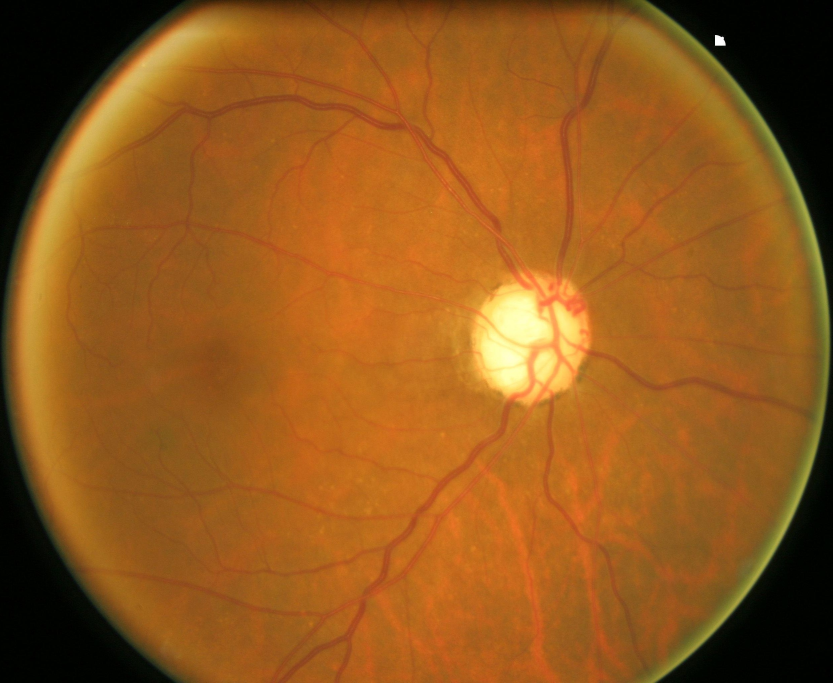
#> input picture 158.jpg, 2499 x 2048 px (shown at 1/3 size)
$ python Codigo.py   (older library calls are emulated)
#> lines starting #> are read from the running program, lines starting #| are printed output that depends on the picture; after the words box and inside, x2 and y2 are one past the last pixel; in counts of white or black regions, pixels touching at a corner belong together
#Integrantes
#Juan Carlos Cañón Cárdenas
#Ibsen Anneth Sánchez Hernández
#Diana Carolina Rojas Orjuela

from matplotlib import pyplot as plt
import cv2
import numpy as np
import math

# Redefinir variables y volver a cargar la imagen
image_path = "158.jpg"
image = cv2.imread(image_path)
#> image is the input picture: shape (2048, 2499, 3); mean B, G, R 28.5, 88.4, 146.8
image_rgb = cv2.cvtColor(image, cv2.COLOR_BGR2RGB)

# Volver a cargar el canal verde
r,g,b = cv2.split(image_rgb)
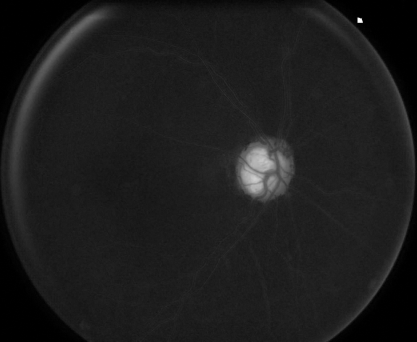
#> b: shape (2048, 2499) (shown at 1/6 size); min 0, max 255, mean 28.5

# Procesar la imagen con Sobel y aplicar el umbral de Otsu
sobel_x = cv2.Sobel(g, cv2.CV_64F, 1, 0, ksize=3)
sobel_y = cv2.Sobel(g, cv2.CV_64F, 0, 1, ksize=3)
sobel_combined = cv2.magnitude(sobel_x, sobel_y)
sobel_combined = np.uint8(np.absolute(sobel_combined))
_, otsu_thresholded = cv2.threshold(sobel_combined, 0, 255, cv2.THRESH_BINARY + cv2.THRESH_OTSU)
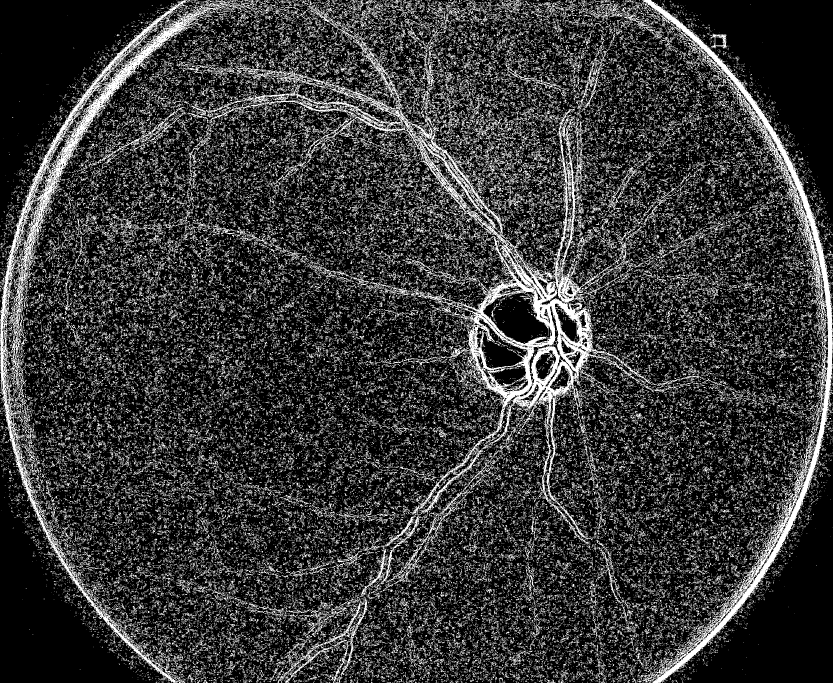
#> otsu_thresholded: shape (2048, 2499) (shown at 1/3 size); 21.7% white in thin lines or dots

# Aplicar filtro de mediana
median_filtered = cv2.medianBlur(otsu_thresholded, 5)
#> median_filtered: shape (2048, 2499); 11.3% white; 18483 white regions (14695 under 20 px), largest, box (x1, y1, x2, y2) and area: (702, 88, 1954, 1543) 124548, (0, 0, 685, 2048) 81608, (1929, 0, 2499, 2048) 72740

# Dilatar la máscara y mejorarla con operación de cierre
kernel = np.ones((5, 5), np.uint8)
dilated_mask = cv2.dilate(median_filtered, kernel, iterations=1)
#> dilated_mask: shape (2048, 2499); 30.4% white; 8372 white regions (4 under 20 px), largest, box (x1, y1, x2, y2) and area: (563, 0, 2114, 1791) 315372, (0, 0, 828, 2048) 143650, (1766, 0, 2499, 2048) 126262
mascara_mejorada = cv2.morphologyEx(dilated_mask, cv2.MORPH_CLOSE, kernel, iterations=2)
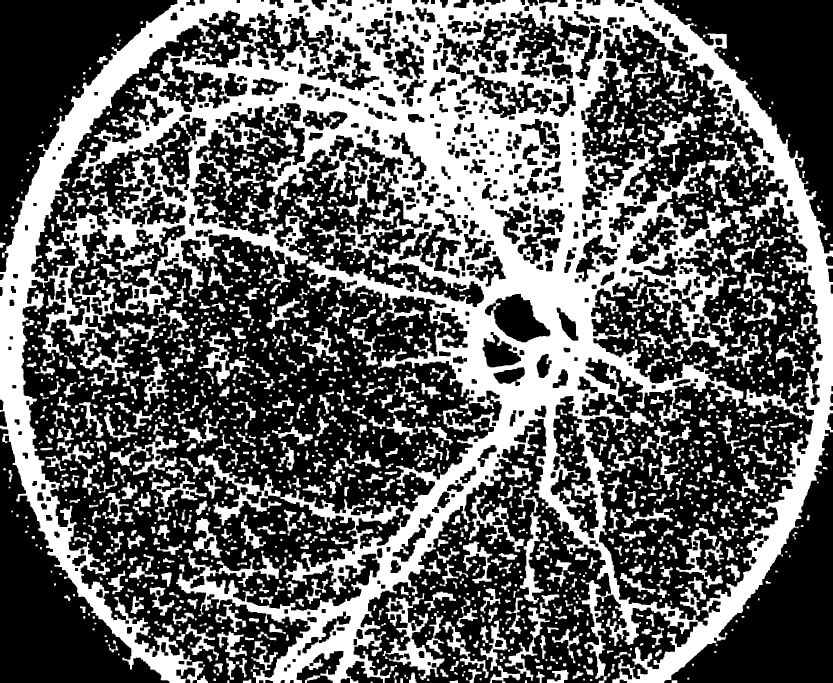
#> mascara_mejorada: shape (2048, 2499) (shown at 1/3 size); 39% white; 1634 white regions (1 under 20 px), largest, box (x1, y1, x2, y2) and area: (0, 0, 2499, 2048) 1524815, (593, 1360, 844, 1576) 10884, (1555, 1460, 1631, 1812) 7512

# Invertir la máscara mejorada
mascara_invertida_mejorada = cv2.bitwise_not(mascara_mejorada)

# Aplicar la máscara a la imagen original
imagen_filtrada_mejorada = cv2.bitwise_and(image_rgb, image_rgb, mask=mascara_invertida_mejorada)
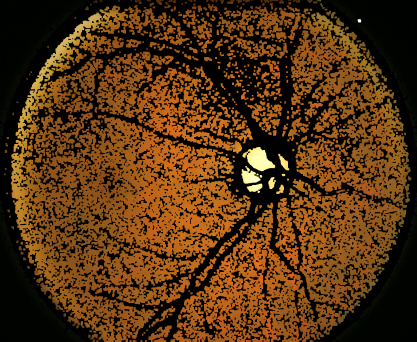
#> imagen_filtrada_mejorada: shape (2048, 2499, 3) (shown at 1/6 size); mean R, G, B 83.6, 50.2, 15.7

# Realizar interpolación para rellenar las áreas borradas
imagen_rellenada_mejorada = cv2.inpaint(image_rgb, mascara_mejorada, inpaintRadius=3, flags=cv2.INPAINT_TELEA)


# Aplicar filtro gaussiano al canal rojo para suavizar la imagen y reducir el ruido
canal_rojo_suavizado = cv2.GaussianBlur(r, (5, 5), 0)

# Mostrar el canal rojo suavizado
plt.imshow(canal_rojo_suavizado, cmap='gray')
plt.title('Canal Rojo Suavizado')
plt.axis('off')
plt.show()

# Calcular y mostrar el histograma del canal rojo suavizado
plt.figure(figsize=(8, 5))
plt.hist(canal_rojo_suavizado.ravel(), bins=256, range=(0, 256), color='red', alpha=0.7)
plt.title('Histograma del Canal Rojo Suavizado')
plt.xlabel('Intensidad de los píxeles')
plt.ylabel('Frecuencia')
plt.show()

# Fragmento de código para aplicar umbralización iterativa descendente y detectar contornos
umbral_inicial = 255
incremento_descendente = 2
contornos_detectados = []

# Iterar el proceso de umbralización desde 255 hasta 0 en decrementos de 10
for umbral in range(umbral_inicial, 0, -incremento_descendente):
    # Aplicar umbral binario
    _, imagen_umbralizada = cv2.threshold(canal_rojo_suavizado, umbral, 255, cv2.THRESH_BINARY)

    # Encontrar contornos en la imagen umbralizada
    contornos, _ = cv2.findContours(imagen_umbralizada, cv2.RETR_EXTERNAL, cv2.CHAIN_APPROX_SIMPLE)

    # Verificar si se encontraron contornos y detener el bucle
    if len(contornos) > 0:
        contornos_detectados = contornos
        break

# Seleccionar el contorno con el área máxima
if contornos_detectados:
    contorno_maximo = max(contornos_detectados, key=cv2.contourArea)
#> contorno_maximo = contour of 2264 points, box (x1, y1, x2, y2) (1421, 836, 1764, 1203), area 80482

    # Calcular el área del contorno máximo
    asc_disc = cv2.contourArea(contorno_maximo)
#> asc_disc = 80482.5

    # Dibujar el contorno con el área máxima en la imagen original
    cv2.drawContours(image_rgb, [contorno_maximo], -1, (0, 255, 0), 2)  # Contorno en verde

    # Mostrar la imagen con el contorno del disco óptico
    plt.imshow(image_rgb)
    plt.title('Contorno del Disco Óptico Detectado')
    plt.axis('off')
    plt.show()

    # Imprimir el área calculada (opcional)
    print(f"Área contorno disco: {asc_disc:.2f} píxeles cuadrados")
#| Área contorno disco: 80482.50 píxeles cuadrados
else:
    print("No se encontraron contornos en la imagen.")


# Calcular el círculo mínimo que encierra el contorno máximo
(x, y), radio = cv2.minEnclosingCircle(contorno_maximo)
#> x = 1598.3; y = 1014.8; radio = 189.1
centro = (int(x), int(y))
#> centro = (1598, 1014)
radio = int(radio)
#> radio = 189
# Calcular el área del círculo del disco optico
area_disc = math.pi * (radio ** 2)
#> area_disc = 112220.8

# Dibujar el círculo que encierra el contorno en la imagen original
cv2.circle(image_rgb, centro, radio, (255, 0, 0), thickness=2)  # Círculo en azul

# Mostrar la imagen con el contorno encerrado como un círculo
plt.imshow(image_rgb)
plt.title('Contorno del Disco Óptico Encerrado en un Círculo')
plt.axis('off')
plt.show()

# Imprimir el área calculada (opcional)
print(f"Área del círculo disco óptico: {area_disc:.2f} píxeles cuadrados")
#| Área del círculo disco óptico: 112220.83 píxeles cuadrados

# Mostrar la máscara mejorada y la imagen sin áreas detectadas
fig, axes = plt.subplots(1, 2, figsize=(12, 6))
axes[0].imshow(mascara_mejorada, cmap='gray')
axes[0].set_title('Máscara Mejorada (Con Cierre)')
axes[0].axis('off')

axes[1].imshow(imagen_rellenada_mejorada)
axes[1].set_title('Imagen Rellenada con Máscara Mejorada')
axes[1].axis('off')

plt.show()

# Convertir la imagen rellenada a escala de grises y mostrar solo el canal azul
imagen_gris = cv2.cvtColor(imagen_rellenada_mejorada, cv2.COLOR_RGB2GRAY)
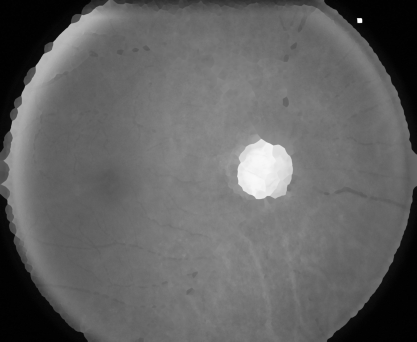
#> imagen_gris: shape (2048, 2499) (shown at 1/6 size); min 0, max 255, mean 99.3

# Mostrar la imagen en escala de grises
plt.imshow(imagen_gris, cmap='gray')
plt.title('Imagen en Escala de Grises')
plt.axis('off')
plt.show()


# Calcular y mostrar el histograma de la imagen en escala de grises
plt.figure(figsize=(8, 5))
plt.hist(imagen_gris.ravel(), bins=256, range=(0, 256), color='blue', alpha=0.7)
plt.title('Histograma de la Imagen en Escala de Grises')
plt.xlabel('Intensidad de los píxeles')
plt.ylabel('Frecuencia')
plt.show()
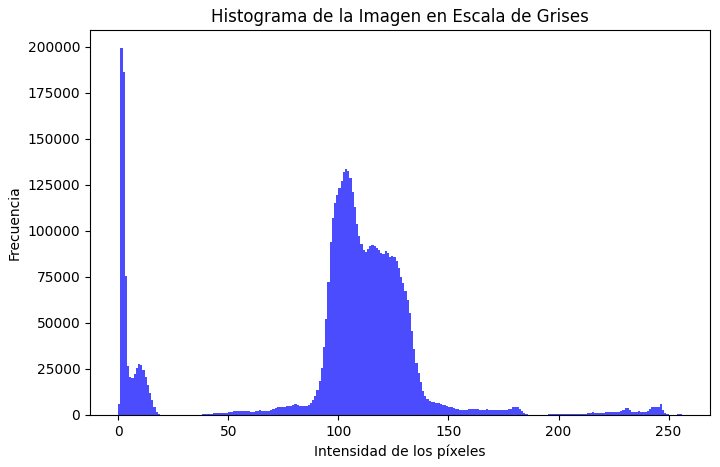
#> figure drawn by matplotlib, 1 panel; tallest bar 199104 high, from x = 1 to 2


# Aplicar umbral descendente para segmentar la imagen desde 215
umbral_min = 215
umbral_max = 255

# Crear una máscara binaria con los umbrales especificados
_, mascara_umbral = cv2.threshold(imagen_gris, umbral_min, umbral_max, cv2.THRESH_BINARY)
#> mascara_umbral: shape (2048, 2499); 1.5% white; 61 white regions (59 under 20 px)

# Encontrar los contornos en la máscara binaria
contornos, _ = cv2.findContours(mascara_umbral, cv2.RETR_EXTERNAL, cv2.CHAIN_APPROX_SIMPLE)
#> contornos = 61 contours, 59 with area under 20; largest, box (x1, y1, x2, y2) and area: (1424, 834, 1753, 1194) 77708, (2144, 110, 2173, 137) 675

# Dibujar los contornos en una copia de la imagen original
imagen_contornos = image_rgb.copy()
cv2.drawContours(imagen_contornos, contornos, -1, (255, 0, 0), 1)  # Contornos en azul

# Mostrar la imagen con los contornos
plt.imshow(imagen_contornos)
plt.title('Contornos Segmentados desde Umbral 215')
plt.axis('off')
plt.show()

# Rellenar los contornos segmentados
imagen_rellena = np.zeros_like(image_rgb)  # Crear una imagen en negro del mismo tamaño

# Rellenar los contornos con color blanco
cv2.drawContours(imagen_rellena, contornos, -1, (255, 255, 255), thickness=cv2.FILLED)
#> imagen_rellena: shape (2048, 2499, 3); 1.5% white; 61 white regions (58 under 20 px), largest, box (x1, y1, x2, y2) and area: (1424, 834, 1753, 1194) 78392, (2144, 110, 2173, 137) 726, (1445, 920, 1451, 929) 23

# Aplicar un desenfoque gaussiano para dar apariencia de esfera
imagen_rellena_suavizada = cv2.GaussianBlur(imagen_rellena, (15, 15), 0)

# Mostrar la imagen con los contornos rellenos y suavizados
plt.imshow(imagen_rellena_suavizada)
plt.title('Contornos Segmentados Rellenos con Apariencia Esférica')
plt.axis('off')
plt.show()

# Encontrar el contorno con el área mayor y eliminar el resto
max_area = 0
max_contorno = None

for contorno in contornos:
    area = cv2.contourArea(contorno)
    if area > max_area:
        max_area = area
        max_contorno = contorno
#> this loop made 61 passes
#> (area, max_area) on pass 60: (77708, 77708)
#> after the loop, max_area = 77708; max_contorno = contour of 861 points, box (x1, y1, x2, y2) (1424, 834, 1753, 1194), area 77708

# Crear una imagen en negro del mismo tamaño para dibujar solo el contorno mayor
imagen_mayor_contorno = np.zeros_like(image_rgb)

# Dibujar solo el contorno con el área mayor
if max_contorno is not None:
    cv2.drawContours(imagen_mayor_contorno, [max_contorno], -1, (255, 255, 255), thickness=cv2.FILLED)
#> imagen_mayor_contorno: shape (2048, 2499, 3); 1.5% white; 1 white region, box (x1, y1, x2, y2) and area: (1424, 834, 1753, 1194) 78392

# Aplicar un desenfoque para dar apariencia esférica
imagen_mayor_contorno_suavizada = cv2.GaussianBlur(imagen_mayor_contorno, (15, 15), 0)

# Mostrar la imagen con el contorno mayor relleno y suavizado
plt.imshow(imagen_mayor_contorno_suavizada)
plt.title('Contorno con Área Mayor Relleno y Suavizado')
plt.axis('off')
plt.show()

# Aplicar erosión iterativa hasta separar las áreas
imagen_erosionada = imagen_mayor_contorno.copy()
kernel = np.ones((3, 3), np.uint8)

# Realizar la erosión iterativa y verificar visualmente la separación
for i in range(1, 50):  # Hasta un máximo de 50 iteraciones
    imagen_erosionada = cv2.erode(imagen_erosionada, kernel, iterations=1)
    # Contar los componentes conectados
    num_labels, _, _, _ = cv2.connectedComponentsWithStats(cv2.cvtColor(imagen_erosionada, cv2.COLOR_RGB2GRAY))
    if num_labels > 2:  # Si hay más de dos áreas separadas (fondo y contorno separado)
        break
#> this loop made 1 pass
#> num_labels on pass 1: 4

# Encontrar los contornos en la imagen erosionada
contornos_finales, _ = cv2.findContours(cv2.cvtColor(imagen_erosionada, cv2.COLOR_RGB2GRAY), cv2.RETR_EXTERNAL, cv2.CHAIN_APPROX_SIMPLE)
#> contornos_finales = 3 contours, 2 with area under 20; largest, box (x1, y1, x2, y2) and area: (1425, 835, 1752, 1193) 75998
if contornos_finales:
    # Seleccionar el contorno mayor
    contorno_mayor = max(contornos_finales, key=cv2.contourArea)
#> contorno_mayor = contour of 610 points, box (x1, y1, x2, y2) (1425, 835, 1752, 1193), area 75998

    # Calcular el área del contorno mayor
    asc_cup = cv2.contourArea(contorno_mayor)
#> asc_cup = 75998

    # Imprimir el área calculada (opcional)
    print(f"Área cup_contorno: {asc_cup:.2f} píxeles cuadrados")
#| Área cup_contorno: 75998.00 píxeles cuadrados
else:
    print("No se encontraron contornos en la imagen erosionada.")

# Mostrar la imagen erosionada que separa las áreas
plt.imshow(imagen_erosionada)
plt.title('Imagen Erosionada con Áreas Separadas')
plt.axis('off')
plt.show()


# Encerrar el contorno mayor en un círculo y completarlo
imagen_circulo = imagen_erosionada.copy()


# Encontrar el contorno mayor nuevamente
contornos_finales, _ = cv2.findContours(cv2.cvtColor(imagen_erosionada, cv2.COLOR_RGB2GRAY), cv2.RETR_EXTERNAL, cv2.CHAIN_APPROX_SIMPLE)
if contornos_finales:
    # Seleccionar el contorno mayor
    contorno_mayor = max(contornos_finales, key=cv2.contourArea)

    # Calcular el área del contorno mayor
    area_cup = cv2.contourArea(contorno_mayor)
#> area_cup = 75998

    # Obtener el círculo mínimo que encierra el contorno
    (x, y), radio = cv2.minEnclosingCircle(contorno_mayor)
#> x = 1575.3; y = 1014.9; radio = 180.1
    centro = (int(x), int(y))
#> centro = (1575, 1014)
    radio = int(radio)
#> radio = 180

    # Dibujar el círculo que encierra el contorno
    cv2.circle(imagen_circulo, centro, radio, (255, 255, 255), thickness=cv2.FILLED)
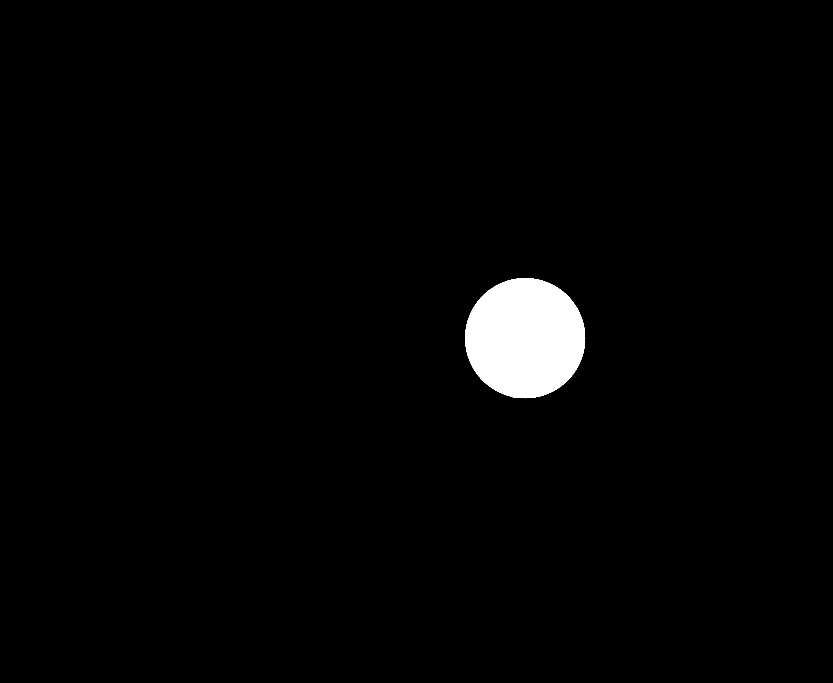
#> imagen_circulo: shape (2048, 2499, 3) (shown at 1/3 size); 2% white; 1 white region, box (x1, y1, x2, y2) and area: (1395, 834, 1756, 1195) 101772

    # Imprimir el área calculada (opcional)
    print(f"Área copa_circulo: {area_cup:.2f} píxeles cuadrados")
#| Área copa_circulo: 75998.00 píxeles cuadrados
else:
    print("No se encontraron contornos en la imagen.")


# Mostrar la imagen con el contorno encerrado y completado como un círculo
plt.imshow(imagen_circulo)
plt.title('Contorno Encerrado y Completado como Círculo_')
plt.axis('off')
plt.show()

# Trazar el contorno del círculo en la imagen original
imagen_original_con_contorno = image_rgb.copy()

# Dibujar el círculo en la imagen original
cv2.circle(imagen_original_con_contorno, centro, radio, (255, 0, 0), thickness=2)  # Círculo en azul

# Mostrar la imagen original con el contorno trazado
plt.imshow(imagen_original_con_contorno)
plt.title('Contorno Trazado en la Imagen Original')
plt.axis('off')
plt.show()

# Calcular el CDR usando asc_cup y asc_disc
if asc_disc > 0:
    cdr_asc = asc_cup / asc_disc
#> cdr_asc = 0.944
    print(f"CDR (asc): {cdr_asc:.2f}")
#| CDR (asc): 0.94

    # Verificar si el CDR indica sospecha de glaucoma
    if cdr_asc > 0.6:
        print("Sospecha de glaucoma (asc).")
    else:
        print("No se sospecha de glaucoma (asc).")
else:
    print("El área del disco óptico (asc_disc) es 0 o menor, no se puede calcular el CDR.")

# Calcular el CDR usando area_cup y area_disc
if area_disc > 0:
    cdr_area = area_cup / area_disc
#> cdr_area = 0.677
    print(f"CDR (area): {cdr_area:.2f}")
#| CDR (area): 0.68

    # Verificar si el CDR indica sospecha de glaucoma
    if cdr_area > 0.6:
        print("Sospecha de glaucoma (area).")
    else:
        print("No se sospecha de glaucoma (area).")
else:
    print("El área del disco óptico (area_disc) es 0 o menor, no se puede calcular el CDR.")
